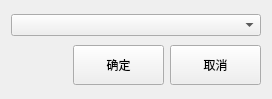
<?xml version="1.0" encoding="UTF-8"?>
<ui version="4.0">
 <class>other_pay_view</class>
 <widget class="QDialog" name="other_pay_view">
  <property name="geometry">
   <rect>
    <x>0</x>
    <y>0</y>
    <width>272</width>
    <height>99</height>
   </rect>
  </property>
  <property name="windowTitle">
   <string>Dialog</string>
  </property>
  <layout class="QVBoxLayout" name="verticalLayout">
   <item>
    <widget class="lds_ComboBox" name="comboBox"/>
   </item>
   <item>
    <layout class="QHBoxLayout" name="horizontalLayout">
     <item>
      <spacer name="horizontalSpacer">
       <property name="orientation">
        <enum>Qt::Horizontal</enum>
       </property>
       <property name="sizeHint" stdset="0">
        <size>
         <width>40</width>
         <height>20</height>
        </size>
       </property>
      </spacer>
     </item>
     <item>
      <widget class="lds_toolbar_button" name="pushButton_4">
       <property name="sizePolicy">
        <sizepolicy hsizetype="Fixed" vsizetype="Fixed">
         <horstretch>0</horstretch>
         <verstretch>0</verstretch>
        </sizepolicy>
       </property>
       <property name="minimumSize">
        <size>
         <width>91</width>
         <height>40</height>
        </size>
       </property>
       <property name="focusPolicy">
        <enum>Qt::NoFocus</enum>
       </property>
       <property name="text">
        <string>确定</string>
       </property>
       <property name="outer_stylesheet" stdset="0">
        <string>pushbutton</string>
       </property>
      </widget>
     </item>
     <item>
      <widget class="lds_toolbar_button" name="pushButton_5">
       <property name="sizePolicy">
        <sizepolicy hsizetype="Fixed" vsizetype="Fixed">
         <horstretch>0</horstretch>
         <verstretch>0</verstretch>
        </sizepolicy>
       </property>
       <property name="minimumSize">
        <size>
         <width>91</width>
         <height>40</height>
        </size>
       </property>
       <property name="focusPolicy">
        <enum>Qt::NoFocus</enum>
       </property>
       <property name="text">
        <string>取消</string>
       </property>
       <property name="outer_stylesheet" stdset="0">
        <string>pushbutton</string>
       </property>
      </widget>
     </item>
    </layout>
   </item>
  </layout>
 </widget>
 <customwidgets>
  <customwidget>
   <class>lds_toolbar_button</class>
   <extends>QPushButton</extends>
   <header>lds_toolbar_button.h</header>
  </customwidget>
  <customwidget>
   <class>lds_ComboBox</class>
   <extends>QComboBox</extends>
   <header>lds_combobox.h</header>
  </customwidget>
 </customwidgets>
 <resources/>
 <connections/>
</ui>
